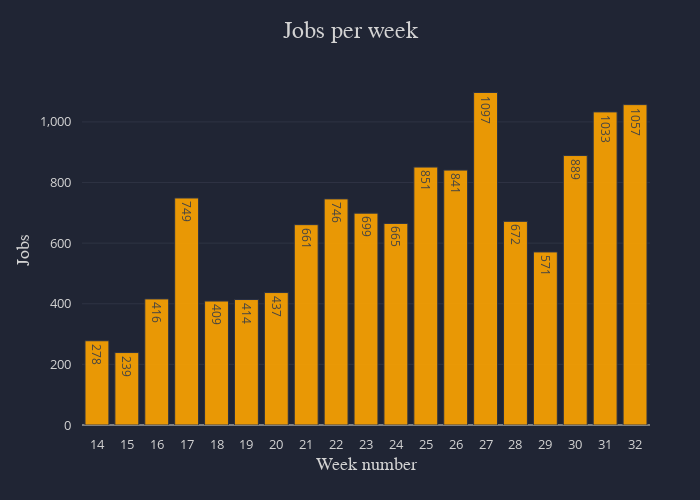

Notebook source saved alongside this figure:
### Markdown cell above
## Number of jobs per week

### Code cell
jobs_per_week(df=df)

### Figure 1 — Plotly figure (JSON) as saved in the notebook; plotly's stock layout.template omitted (floating-point values rounded to 4 significant figures)
{"data": [{"marker": {"line": {"color": "#2C3347", "width": 1}, "opacity": 0.9}, "name": "week", "orientation": "v", "text": [278, 239, 416, 749, 409, 414, 437, 661, 746, 699, 665, 851, 841, 1097, 672, 571, 889, 1033, 1057], "type": "bar", "x": ["14", "15", "16", "17", "18", "19", "20", "21", "22", "23", "24", "25", "26", "27", "28", "29", "30", "31", "32"], "y": [278, 239, 416, 749, 409, 414, 437, 661, 746, 699, 665, 851, 841, 1097, 672, 571, 889, 1033, 1057]}], "layout": {"autosize": true, "colorway": ["orange"], "height": 500, "legend": {"bordercolor": "#202534", "borderwidth": 0, "font": {"color": "lightgrey", "family": "sans-serif", "size": 12}, "itemclick": "toggle", "itemdoubleclick": "toggleothers", "orientation": "v", "traceorder": "normal", "valign": "middle", "x": 1, "xanchor": "left", "y": 1, "yanchor": "middle"}, "margin": {"b": 75, "l": 75, "pad": 10, "r": 50, "t": 75}, "paper_bgcolor": "#202534", "plot_bgcolor": "#202534", "showlegend": false, "title": {"font": {"color": "lightgrey", "family": "sans-serif", "size": 24}, "text": "Jobs per week", "x": 0.5}, "width": 700, "xaxis": {"autorange": true, "color": "lightgrey", "dtick": 1, "gridcolor": "#3d4152", "gridwidth": 0.5, "separatethousands": true, "showgrid": false, "showline": false, "showticklabels": true, "tickangle": 0, "tickfont": {"color": "lightgrey", "size": 13}, "tickformat": "", "tickmode": "auto", "ticks": "", "title": {"font": {"color": "lightgrey", "family": "sans-serif", "size": 18}, "text": "Week number"}, "type": "-", "zeroline": false, "zerolinecolor": "grey"}, "yaxis": {"autorange": true, "color": "lightgrey", "dtick": 1, "gridcolor": "#3d4152", "gridwidth": 0.5, "separatethousands": true, "showgrid": true, "showline": false, "showticklabels": true, "tickangle": 0, "tickfont": {"color": "lightgrey", "size": 13}, "tickformat": "", "tickmode": "auto", "ticks": "", "title": {"font": {"color": "lightgrey", "family": "sans-serif", "size": 18}, "text": "Jobs"}, "type": "-", "zeroline": true, "zerolinecolor": "grey"}}}
